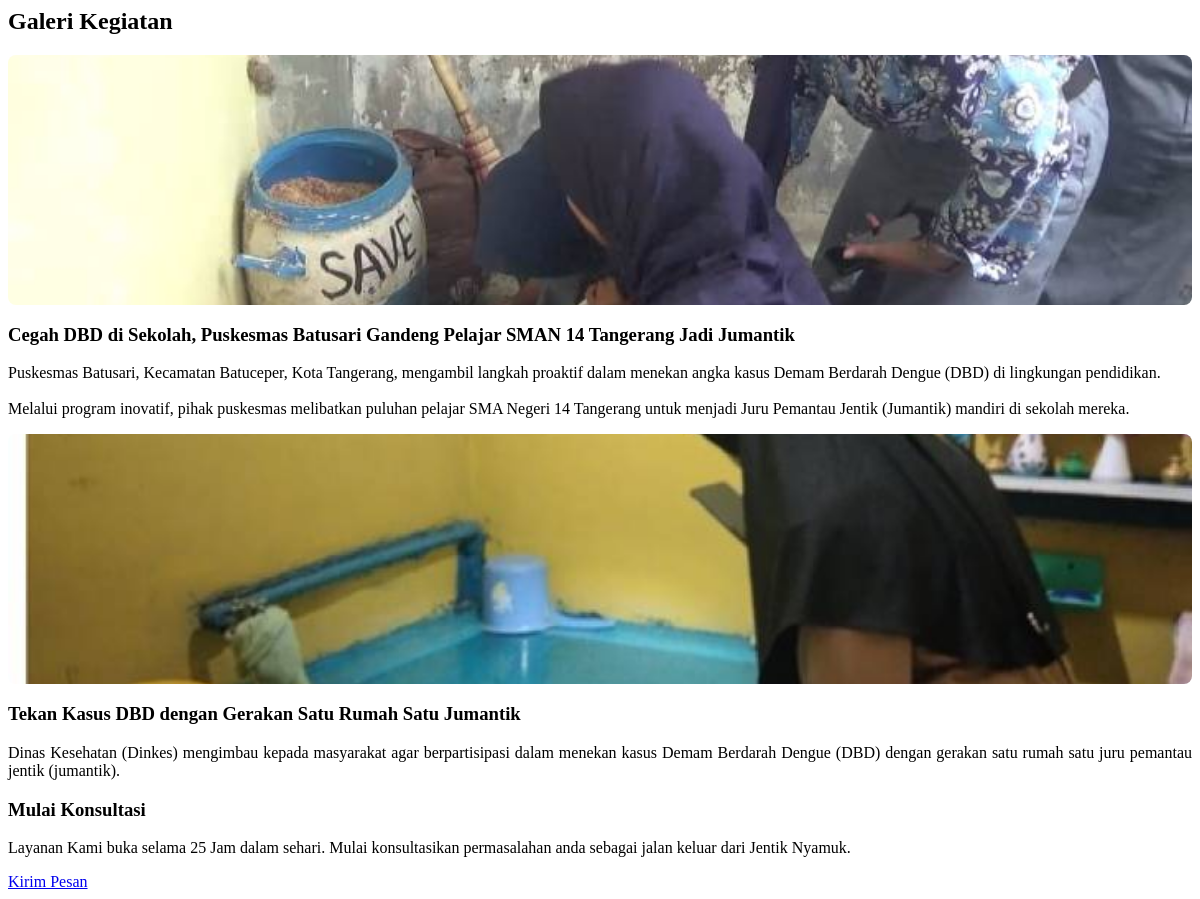
/layanan.php, run on the app's committed database.
### tables this page shows
CREATE TABLE `tb_galeri` (
  `id_galeri` int NOT NULL,
  `judul` text,
  `foto` text,
  `deskripsi` text
);

### layanan.php (the view, shortened to what this page needs)
<?php
include 'admin/include/config.php';
$q_galeri = mysqli_query($conn, "
  SELECT judul, deskripsi, foto
  FROM tb_galeri
  ORDER BY id_galeri DESC
");
$q_tentang = mysqli_query($conn, "SELECT nomor FROM tb_tentang LIMIT 1");
$tentang = mysqli_fetch_assoc($q_tentang);
$no_wa = $tentang['nomor'];
?>
<section id="services" class="services section light-background">
  <div class="container section-title" data-aos="fade-up">
    <h2>Galeri Kegiatan</h2>
  </div>
  <div class="container">
    <div class="row gy-4 justify-content-center">
      <?php if (mysqli_num_rows($q_galeri) > 0): ?>
        <?php $delay = 100; ?>
        <?php while ($g = mysqli_fetch_assoc($q_galeri)): ?>
          <div class="col-lg-4 col-md-6" data-aos="zoom-out" data-aos-delay="<?= $delay ?>">
            <div class="service-item position-relative h-100">
              <div class="image-wrapper">
                <img src="uploads/galeri/<?= htmlspecialchars($g['foto']) ?>"
                    class="card-img-top"
                    alt="<?= htmlspecialchars($g['judul']) ?>">
              </div>
              <h3><?= htmlspecialchars($g['judul']) ?></h3>
              <p style="text-align: justify;">
                <?= nl2br(htmlspecialchars($g['deskripsi'])) ?>
              </p>
            </div>
          </div>
        <?php
          $delay += 100;
        endwhile; ?>
      <?php else: ?>
        <div class="col-12 text-center">
          <p>Belum ada dokumentasi kegiatan.</p>
        </div>
      <?php endif; ?>
    </div>
  </div>
</section>
    <section id="call-to-action" class="call-to-action section accent-background">
      <div class="container">
        <div class="row justify-content-center" data-aos="zoom-in" data-aos-delay="100">
          <div class="col-xl-10">
            <div class="text-center">
              <h3>Mulai Konsultasi</h3>
              <p>Layanan Kami buka selama 25 Jam dalam sehari. Mulai konsultasikan permasalahan anda sebagai jalan keluar dari Jentik Nyamuk.</p>
              <a class="cta-btn" href="https://wa.me/<?= htmlspecialchars($no_wa) ?>" target="_blank">Kirim Pesan</a>
            </div>
          </div>
        </div>
      </div>
    </section>

### layanan.php (style rules this page uses)
.image-wrapper { width: 100%; height: 250px; overflow: hidden; border-radius: 8px; margin-bottom: 15px; }
.image-wrapper img { width: 100%; height: 100%; object-fit: cover; object-position: center; transition: transform 0.3s ease; }

### data on the page
tb_galeri: foto+judul (picture), judul "Cegah DBD di Sekolah, Puskesmas Batusari Gandeng Pelajar SMAN 14 Tangerang Jadi Jumantik", deskripsi "Puskesmas Batusari, Kecamatan Batuceper, Kota Tangerang, mengambil langkah proaktif dalam menekan angka kasus Demam Berdarah Dengue (DBD) di lingkungan pendidikan. Melalui program inovatif, pihak puskesmas melibatkan puluhan pelajar SMA Negeri 14 Tangerang untuk menjadi Juru Pemantau Jentik (Jumantik) mandiri di sekolah mereka."
tb_galeri: foto+judul (picture), judul "Tekan Kasus DBD dengan Gerakan Satu Rumah Satu Jumantik", deskripsi "Dinas Kesehatan (Dinkes) mengimbau kepada masyarakat agar berpartisipasi dalam menekan kasus Demam Berdarah Dengue (DBD) dengan gerakan satu rumah satu juru pemantau jentik (jumantik)."
